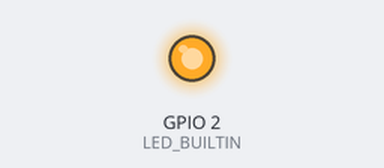
Simulated run of this sketch. Board: ESP8266 (NodeMCU). On the bench: output pins drawn as LEDs (lit = HIGH, except the on-board LED, lit = LOW). WiFi joins after 1.5 s; servers stay silent unless stated; no MQTT or app messages arrive unless stated; what the sketch prints to the serial monitor is not drawn.

Above: at 1.7 s.
Timing chart, 0 to 4.5 s (numbered marks = the images above):
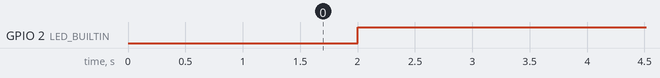

The sketch:

testpub.ino
```cpp
#include <ESP8266WiFi.h>
#include <PubSubClient.h>

// as broker

struct User
{
  String nim;
  String nama;
};

User users[3] = {
    {"F1D021143", "Zahrahtun Munirah"},
    {"F1D021066", "Salsabilla Mantika"},
    {"F1D021111", "Mochammad Dinta Alif Syaifuddin"}};

// initialize

const char *ssid = "@unram.ac.id";
const char *password = "";
const char *mqtt_topic = "unram/if/iot/2023/tugas/";
const char *mqtt_server = "10.200.13.33";
String mqtt_user = "f1d021111";
String mqtt_pass = "8844";
int mqtt_port = 1883;

WiFiClient espClient;
PubSubClient client(espClient);
unsigned long lastMsg = 0;
#define MSG_BUFFER_SIZE (50)

String msg;
int value = 0;

void setup_wifi()
{

  delay(10);
  //  connecting to a WiFi network
  Serial.println();
  Serial.print("Connecting to ");
  Serial.println(ssid);

  WiFi.mode(WIFI_STA);
  WiFi.begin(ssid, password);

  while (WiFi.status() != WL_CONNECTED)
  {
    delay(500);
    Serial.print(".");
  }

  randomSeed(micros());

  Serial.println("");
  Serial.println("WiFi connected");
  Serial.println("IP address: ");
  Serial.println(WiFi.localIP());
}

void callback(char *topic, byte *payload, unsigned int length)
{
  Serial.print("Message arrived [");
  Serial.print(topic);
  Serial.print("] ");
  for (int i = 0; i < length; i++)
  {
    Serial.print((char)payload[i]);
  }
  Serial.println();
}

void reconnect()
{
  // Loop until we're reconnected
  int counter = 0;
  while (!client.connected())
  {
    Serial.print("Attempting MQTT connection...");
    // Create a random client ID
    String clientId = "ESP8266Client-" + mqtt_user;
    // Attempt to connect
    if (client.connect(clientId.c_str(), mqtt_user.c_str(), mqtt_pass.c_str()))
    {
      Serial.println("connected");
      // client.publish(mqtt_topic, String("Connected from clientId : " + clientId));
      // client.subscribe(mqtt_topic));
    }
    else
    {
      Serial.print("failed, rc=");
      Serial.print(client.state());
      Serial.println(" try again in 5 seconds");
      // Wait 5 seconds before retrying
      delay(5000);
    }
  }
}

void setup()
{
  pinMode(BUILTIN_LED, OUTPUT);
  Serial.begin(115200);
  setup_wifi();
  client.setServer(mqtt_server, mqtt_port);
  client.setCallback(callback);
}

void loop()
{
  if (!client.connected())
  {
    reconnect();
  }
  client.loop();

  unsigned long now = millis();

  if (value > 2)
  {
    value = 0;
  }

  if (now - lastMsg > 2000)
  {
    digitalWrite(LED_BUILTIN, HIGH);
    lastMsg = now;

    msg = (users[value].nim + '-' + users[value].nama);
    Serial.print("Publish message: ");
    Serial.println(msg);
    client.publish(mqtt_topic, msg.c_str());

    value++;
    delay(2000);
    digitalWrite(LED_BUILTIN, LOW);
  }
}
```

Measured:
- by itself, GPIO 2 (LED_BUILTIN): LOW → HIGH at 2.0 s
